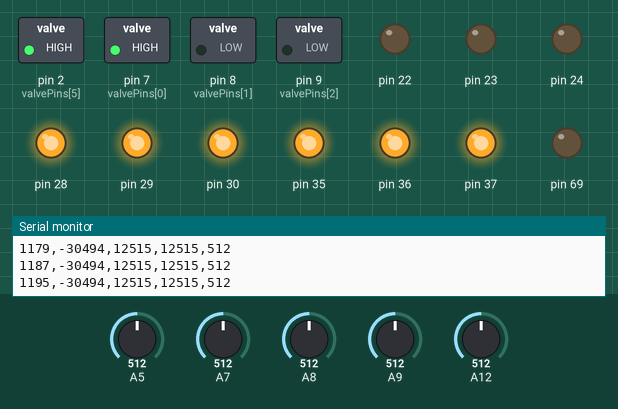
Simulated run of this sketch. Board: Arduino Mega 2560, built with avr-gcc and run on an emulated ATmega2560. On the bench: switched loads named in the sketch (green lamp = pin HIGH), output pins drawn as LEDs (lit = HIGH), the last lines printed to the serial monitor. The test bench sets the inputs (shaded band); at power-on: A9 = 512, A12 = 512, A5 = 512, A7 = 512, A8 = 512.

Above: at 1.2 s.
1.3 s: A9 set to 180
2.8 s: A9 set to 156
At 3.2 s:
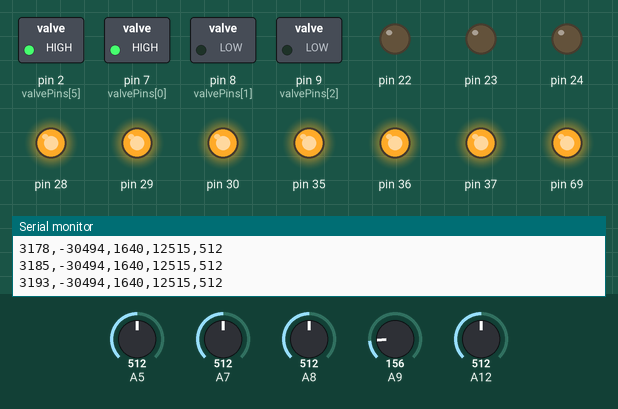
4.3 s: A9 set to 306
At 5.4 s:
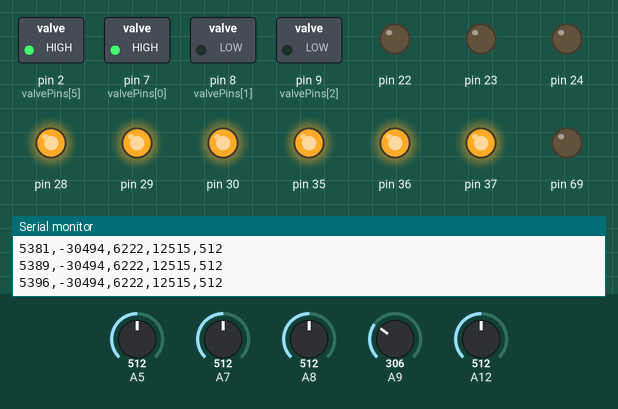
5.8 s: A12 set to 11
7.3 s: A12 set to 8
At 10.15 s:
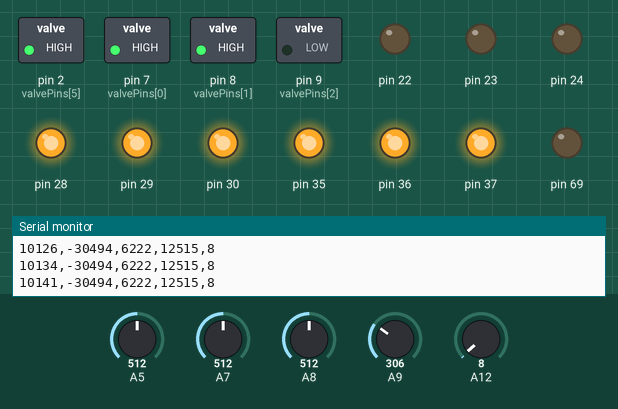
10.3 s: A9 set to 30
At 11.3 s:
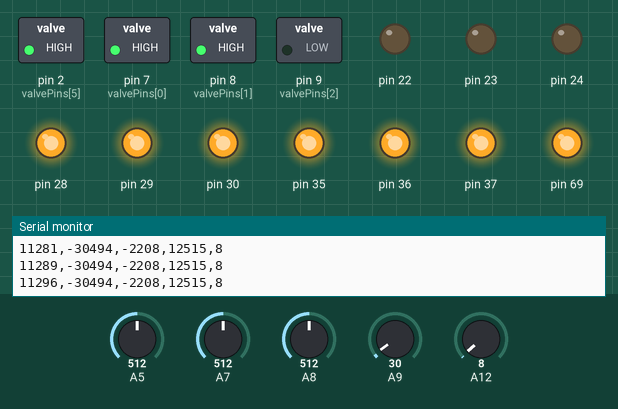
Timing chart, 0 to 16.5 s (numbered marks = the images above; inputs shaded):
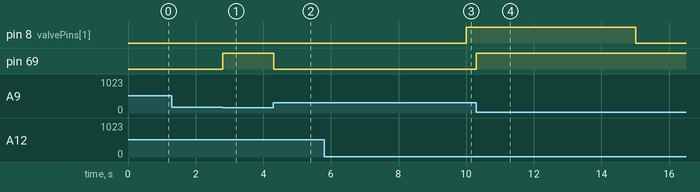

Measured:
- the behaviour switches between 165 and 164 on A9 (found by bisection; images 0 and 1)
- the behaviour switches between 10 and 9 on A12 (found by bisection; images 2 and 3)
- after the input at 2.8 s, pin 69: LOW → HIGH at once
- after the input at 4.3 s, pin 69: HIGH → LOW at once
- after the input at 10.3 s, pin 69: LOW → HIGH at once

The sketch:

ETH_cold_flow_tests.ino
```cpp
#include "Valves.h"

uint16_t t_open = 5000;
uint16_t t_after_setup, t_after_open, t_after_closed;
uint8_t state = 0;
unsigned int t, FM11;
int PS31, PS11, PS12, PS11_bb, PS21_bb;

#define PS11_TARGET 2000
#define PS21_TARGET 2000
#define PS11_UPPER_LIM PS11_TARGET+100
#define PS11_LOWER_LIM PS11_TARGET-100
#define PS21_UPPER_LIM PS21_TARGET+100
#define PS21_LOWER_LIM PS21_TARGET-100

void setup(){
    Serial.begin(115200);
    SPI.begin();

    setupValves();

    //disable other SPI devices
    pinMode(2, OUTPUT);
    pinMode(28, OUTPUT);
    pinMode(29, OUTPUT);
    pinMode(30, OUTPUT);
    pinMode(35, OUTPUT);
    pinMode(36, OUTPUT);
    pinMode(37, OUTPUT);

    digitalWrite(2, HIGH);
    digitalWrite(28, HIGH);
    digitalWrite(29, HIGH);
    digitalWrite(30, HIGH);
    digitalWrite(35, HIGH);
    digitalWrite(36, HIGH);
    digitalWrite(37, HIGH);

    setValve(SV11, 0);
    setValve(SV21, 0);
    setValve(SV31, 1);
    setValve(SV32, 0);
    setValve(SV33, 1);
    setValve(SV34, 0);
    setValve(SV35, 0);
    setValve(SV36, 0);
    // setValve(SV24, 1);
    // delay(20000);
    // setValve(SV24, 0);

    t_after_setup = millis();
    state = 1;

}

void loop(){
  //read_sensors();                   //only read sensors
  SV_open_close();                  //read sensors & open main valve SV22 or bypass SV24
}


void SV_open_close() {
  switch (state) {
    case 1:
      if ((millis() - t_after_setup) > 10000){
        setValve(SV12, 1);          //change valve here
        //setValve(SV22, 1);
        t_after_open = millis();
        state++;
      }
      break;

    case 2:
      if ((millis() - t_after_open) > t_open){
        setValve(SV12, 0);          //change valve here
        //setValve(SV22, 0);
        t_after_closed = millis();
        state++;
      }
      break;

    case 3:
      if ((millis() - t_after_closed) > 2000){
        state++;
      }
      break;

    case 4:
      break;
  }

  PS11_bb = (int)(31250.0 * ((float)analogRead(A9) / 1023.0 - 0.1));
  PS21_bb = (int)(31250.0 * ((float)analogRead(A7) / 1023.0 - 0.1));

  if (PS11_bb > PS11_UPPER_LIM){
    setValve(SV33, 0);
    }
  if (PS11_bb < PS11_LOWER_LIM){
    setValve(SV33, 1);
    }


  if (PS21_bb > PS21_UPPER_LIM){
    setValve(SV34, 0);
    }
  if (PS21_bb < PS21_LOWER_LIM){
    setValve(SV34, 1);
    }


  read_sensors();
  delay(5);
}


void read_sensors(){
  t = millis();
  //PS31 = analogRead(A5);
  PS31 = (int)(87500.0 * ((float)analogRead(A5) / 1023.0 - 0.1));
  PS11 = (int)(31250.0 * ((float)analogRead(A9) / 1023.0 - 0.1));
  PS12 = (int)(31250.0 * ((float)analogRead(A8) / 1023.0 - 0.1));
  FM11 = analogRead(A12);

  Serial.print(t);
  Serial.print(",");
  Serial.print(PS31);
  Serial.print(",");
  Serial.print(PS11);
  Serial.print(",");
  Serial.print(PS12);
  Serial.print(",");
  Serial.println(FM11);
}
```

Valves.cpp
```cpp
#include "Valves.h"

uint32_t valvePositions = 0b011001000010001001;
const uint32_t valveTypes = 0b011001000010001001;
const int valvePins[NUM_VALVES] = {7, 8, 9, 0, 1, 2, 3, 4, 5, 6, 7, 8, 9, 10, 11, 12, 13, 14};
Adafruit_MCP23X17 mcp;

void setupValves() {
  mcp.begin_SPI(10, 13, 12, 11);

  // configure pin for output
  for (int i=0;i<=15;i++)
  {
    mcp.pinMode(i, OUTPUT);
  }

  pinMode(7, OUTPUT);
  pinMode(8, OUTPUT);
  pinMode(9, OUTPUT);
}

void setValve(int ID, bool command) {
    if (ID < 0 || ID >= NUM_VALVES) return;

    bool state = ((valveTypes >> ID) & 1) ? !command : command;

    if (ID < 3) {
        digitalWrite(valvePins[ID], state);
    } else {
        mcp.digitalWrite(valvePins[ID], state);
    }

    if (command)
        valvePositions |= (1L << ID);
    else
        valvePositions &= ~(1L << ID);

    // byte message[8] = {0xEE, 0xEE, 0xFF, 0xFF, 0xFF, 0xFF, ID, command};
    // reply(message,sizeof(message));
}
```

Valves.h
```cpp
#ifndef VALVES_H
#define VALVES_H

#include <Adafruit_MCP23X17.h>
#include <SPI.h>
#include <Arduino.h>
// #include "UDP.h"

#define NUM_VALVES 18

#define SV11 0
#define SV12 1
#define SV13 2
#define SV21 3
#define SV22 4
#define SV24 5
#define SV31 6
#define SV32 7
#define SV33 8
#define SV34 9
#define SV35 10
#define SV36 11
#define SV51 12
#define SV52 13
#define SV53 14
#define SV61 15
#define SV62 16
#define SV63 17
#define SVXX 18

extern uint32_t valvePositions;

void setupValves();
void setValve(int ID, bool command);

#endif
```
